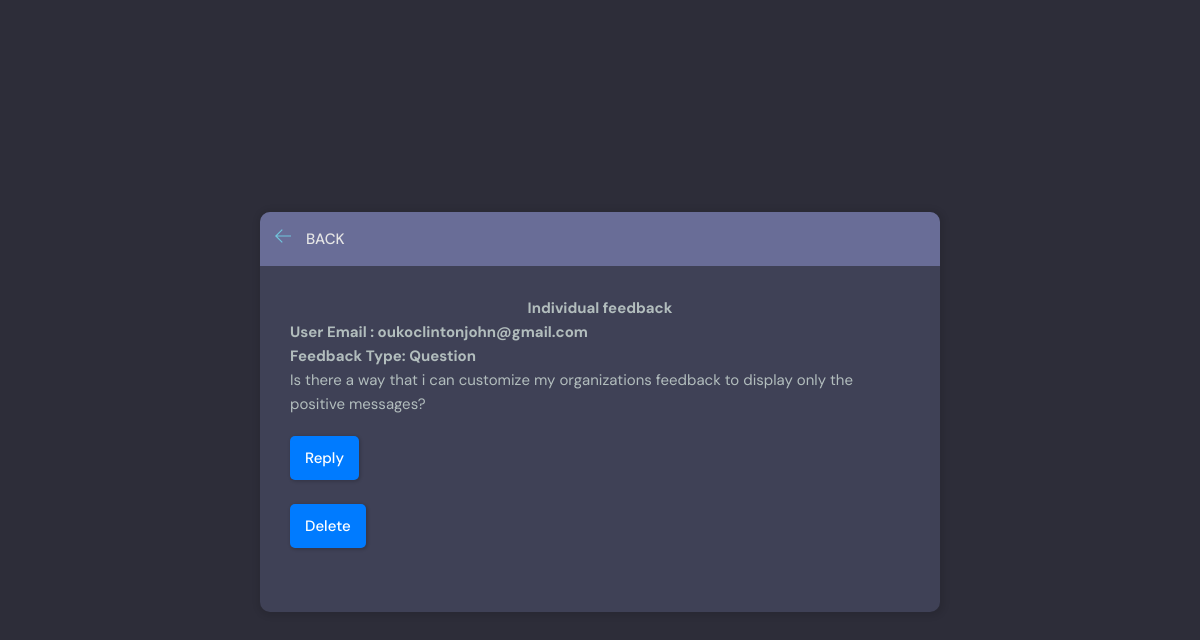
/individual_feedback/16/, run on the app's committed database.
### base/models.py (models this page shows, shortened)
class UserFeedback(models.Model):
    organization = models.ForeignKey(RegisteredOrg, on_delete=models.CASCADE, null=True)
    user_email = models.EmailField(max_length=200, null=True, blank=True)
    feedback_type = models.ForeignKey(FeedbackType, on_delete=models.CASCADE, null=True, blank=True)
    user_feedback = models.TextField()
    user_ratings = models.IntegerField(null=True, blank=True)
    submited_to = models.EmailField(max_length=100, null=True, blank=True)
    submit_date = models.DateTimeField(auto_now_add=True)
    admin_response = models.TextField(null=True, blank=True)
    response_sent = models.BooleanField(default=False)

class FeedbackType(models.Model):
    name = models.CharField(max_length=100, null=True)

### base/views_admin.py (the view)
# urls.py: path('individual_feedback/<str:pk>/', views_admin.individual_feedback, name="individual_feedback"),
def individual_feedback(request, pk):
  individual_feedback = UserFeedback.objects.get(id=pk)
  org_feedback = individual_feedback.organization
  context = {'individual_feedback':individual_feedback, 'org_feedback':org_feedback}
  return render(request, 'base/feedback.html', context)

### base/templates/base/feedback.html
{% extends 'index.html' %} {% block content %}
<main class="delete-item layout">
    <div class="container">
        <div class="layout__box">
            <div class="layout__boxHeader">
                <div class="layout__boxTitle">
                    <a href="{{request.META.HTTP_REFERER}}">
                        <svg version="1.1" xmlns="http://www.w3.org/2000/svg" width="32" height="32" viewBox="0 0 32 32">
                                <title>arrow-left</title>
                                <path
                                    d="M13.723 2.286l-13.723 13.714 13.719 13.714 1.616-1.611-10.96-10.96h27.625v-2.286h-27.625l10.965-10.965-1.616-1.607z">
                                </path>
                            </svg>
                    </a>
                    <h3>Back</h3>
                </div>
            </div>
            <div class="layout__body">
                <h2 style="text-align: center;">Individual feedback</h2>
                {% if individual_feedback.user_email %}
                <h2>User Email : {{individual_feedback.user_email}}</h2>
                {% endif %}
                <h2>Feedback Type: {{individual_feedback.feedback_type.name}}</h2>
                <div class="form__group">
                    <p>{{individual_feedback.user_feedback}}</p>
                </div>
                {% if individual_feedback.user_email %}
                <div class="for__group">
                    <a href="{% url 'reply_feedback' individual_feedback.id %}" class="btn btn--main">Reply </a>
                </div>
                {% endif %}
                <br>
                <div class="for__group">
                    <a href="{% url 'delete_feedback' individual_feedback.id %}" class="btn btn--main">Delete</a>
                </div>
                <br>
            </div>
        </div>
    </div>
</main>
{% endblock %}

### static/css/style.css (style rules this page uses)
:root { --color-main: #71c6dd; --color-main-light: #e1f6fb; --color-dark: #3f4156; --color-dark-medium: #51546e; --color-dark-light: #696d97; --color-light: #e5e5e5; --color-gray: #8b8b8b; --color-light-gray: #b2bdbd; --color-bg: #2d2d39; --color-success: #5dd693; --color-error: #fc4b0b; }
* { font-family: "DM Sans", -apple-system, BlinkMacSystemFont, "Segoe UI", Roboto, Oxygen, Ubuntu, Cantarell, "Open Sans", "Helvetica Neue", sans-serif; margin: 0; padding: 0; box-sizing: border-box; text-rendering: optimizeLegibility; font-size: inherit; }
html { font-size: 56.25%; }
@media only screen and (min-width: 1200px) { html { font-size: 62.5%; } }
body { line-height: 1.6; font-weight: 400; font-size: 1.5rem; color: var(--color-light-gray); background-color: var(--color-bg); min-height: 100vh; }
a { display: inline-block; color: var(--color-main); text-decoration: none; }
.container { max-width: 120rem; width: 90%; margin: auto; }
.btn { background-color: transparent; border: none; display: inline-flex; align-items: center; gap: 1rem; cursor: pointer; transition: all ease-in-out 0.3s; padding: 1rem 2rem; border-radius: 5px; box-shadow: 1px 1px 3px 1px rgba(0, 0, 0, 0.15); font-weight: 500; }
.btn--main { background-color: var(--color-main); color: var(--color-dark); }
.layout { margin-top: 2.4rem; }
.layout>.container { display: flex; justify-content: space-between; align-items: flex-start; }
.layout__box { width: 90%; max-width: 48rem; min-height: 40rem; position: absolute; top: 50%; left: 50%; transform: translate(-50%, -50%); background-color: var(--color-dark); border-radius: 1rem; box-shadow: 1px 1px 6px 3px rgba(0, 0, 0, 0.1); overflow: hidden; box-sizing: border-box; }
.layout__boxHeader { display: flex; padding: 1.5rem; background-color: var(--color-dark-light); }
.layout__boxTitle { display: flex; gap: 1.5rem; align-items: center; }
.layout__boxTitle h3 { text-transform: uppercase; font-weight: 500; color: var(--color-light); }
.layout__boxTitle svg { width: 1.6rem; height: 1.6rem; fill: var(--color-main); }
.layout__body { margin: 3rem; }
.form__group { margin-bottom: 2rem; width: 100%; height: 100%; }
.delete-item.layout .layout__box { max-width: 68rem; }

### static/css/template2.css (style rules this page uses)
:root { --site-footer-bg-color: #44525d; --custom-btn-bg-color: #597081; --custom-btn-bg-hover-color: #5bc1ac; --secondary-color: #5a6f80; --white-color: #ffffff; --primary-color: #5bc1ac; --section-bg-color: #f0f8ff; --custom-btn-bg-color: #597081; --custom-btn-bg-hover-color: #5bc1ac; }
.btn { background-color: #007bff; color: white; padding: 10px 15px; border: none; border-radius: 5px; cursor: pointer; }

### data on the page
UserFeedback: user_email "oukoclintonjohn@gmail.com", feedback_type.name "Question", user_feedback "Is there a way that i can customize my organizations feedback to display only the positive messages?"
